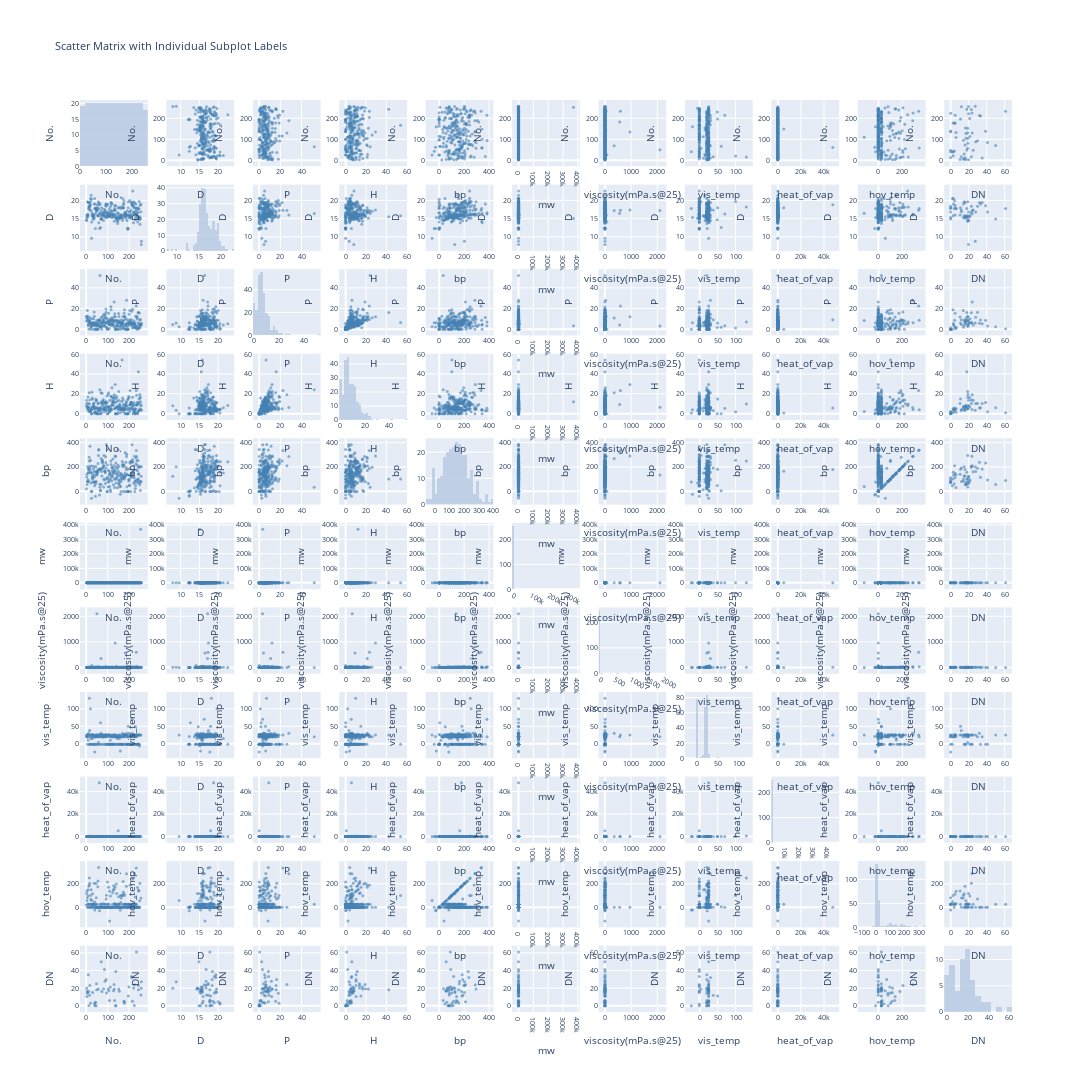

The notebook cell this image was saved under:
### Code cell
import plotly.graph_objects as go
from plotly.subplots import make_subplots
import plotly.io as pio

# Your data setup
numeric_cols = df.select_dtypes(include=[np.number]).columns
df_numeric = df[numeric_cols]
n_vars = len(numeric_cols)

# Create subplots manually for full control
fig = make_subplots(
    rows=n_vars, 
    cols=n_vars,
    horizontal_spacing=0.02,
    vertical_spacing=0.02
)

# Add traces and labels for each subplot
for i in range(n_vars):
    for j in range(n_vars):
        if i == j:
            # Diagonal: histogram
            fig.add_trace(
                go.Histogram(
                    x=df_numeric.iloc[:, i], 
                    showlegend=False,
                    marker=dict(color='lightsteelblue', opacity=0.7)
                ),
                row=i+1, col=j+1
            )
        else:
            # Off-diagonal: scatter plot
            fig.add_trace(
                go.Scatter(
                    x=df_numeric.iloc[:, j], 
                    y=df_numeric.iloc[:, i],
                    mode='markers',
                    marker=dict(size=3, opacity=0.6, color='steelblue'),
                    showlegend=False
                ),
                row=i+1, col=j+1
            )
        
        # Add axis labels to EVERY subplot
        fig.update_xaxes(
            title_text=numeric_cols[j],
            title_font_size=10,
            tickfont_size=7,
            row=i+1, col=j+1
        )
        
        fig.update_yaxes(
            title_text=numeric_cols[i],
            title_font_size=10,
            tickfont_size=7,
            row=i+1, col=j+1
        )

# Large size for scrolling
fig.update_layout(
    width=3500,   
    height=3500,  
    title="Scatter Matrix with Individual Subplot Labels",
    font=dict(size=8),
    showlegend=False
)

# Create scrollable HTML
html_content = f'''
<!DOCTYPE html>
<html>
<head>
    <script src="https://cdnjs.cloudflare.com/ajax/libs/plotly.js/2.26.0/plotly.min.js"></script>
    <style>
        .scroll-container {{
            width: 100%;
            height: 700px;
            overflow: auto;
            border: 2px solid #ddd;
            border-radius: 8px;
            background-color: white;
        }}
    </style>
</head>
<body>
    <h2>Scrollable Scatter Matrix with Individual Labels</h2>
    <p>Each subplot shows x and y variable names</p>
    <div class="scroll-container">
        {pio.to_html(fig, include_plotlyjs=False, div_id="plot")}
    </div>
</body>
</html>
'''

# Save the file
with open('fully_labeled_scatter_matrix.html', 'w') as f:
    f.write(html_content)

print("✅ Created 'fully_labeled_scatter_matrix.html' with individual subplot labels!")
print("Open the HTML file in your browser for scrollable viewing with labels on every plot.")

# Also show in notebook if you want
fig.show()
